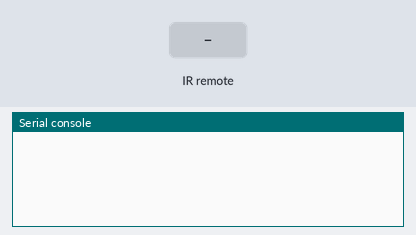
Simulated run of this program. Board: Raspberry Pi Pico running MicroPython. On the bench: the last lines printed to the serial console. Inputs (shaded band) come from the test bench.

Above: at 1.2 s.
1.3 s: infrared code 0x16 received
At 1.8 s:
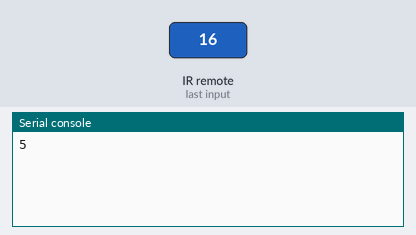
2.8 s: infrared code 0x08 received
At 4.1 s:
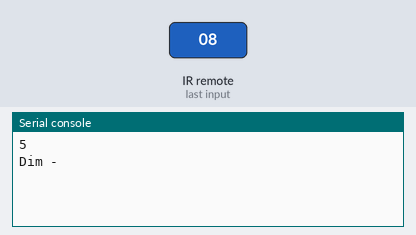

The program:

ir_remote_read.py
```python
''' Reads from a 13 button IR remote.'''

import time
from machine import Pin
from ir_rx.print_error import print_error
from ir_rx.nec import NEC_8

pin_ir = Pin(0, Pin.IN)
led = machine.Pin(25)


def decodeKeyValue(data):
    if data == 0x16:
        return "5"
    if data == 0x0C:
        return "7"
    if data == 0x18:
        return "2"
    if data == 0x5E:
        return "8"
    if data == 0x08:
        return "Dim -"
    if data == 0x5A:
        return "Dim +"
    if data == 0x4A:
        return "9"
    if data == 0x09:
        return "4"
    if data == 0x7:
        return "3"
    if data == 0x0D:
        return "6"
    if data == 0x44:
        return "1"
    if data == 0x43:
        return "2"
    if data == 0x45:
        led.value(1)
        return "ON"
    if data == 0x47:
        led.value(0)
        return "OFF"
    if data == 0x46:
        return "MODE"
    return "ERROR"

# User callback
def callback(data, addr, ctrl):
    if data < 0:  # NEC protocol sends repeat codes.
        pass
    else:
        print(decodeKeyValue(data))

ir = NEC_8(pin_ir, callback)  # Instantiate receiver


while True:

    pass
```

Measured:
- after the input at 1.3 s, the serial console: prints a new line after 0.08 s (image 1)
- after the input at 2.8 s, the serial console: prints a new line after 0.08 s (image 2)
